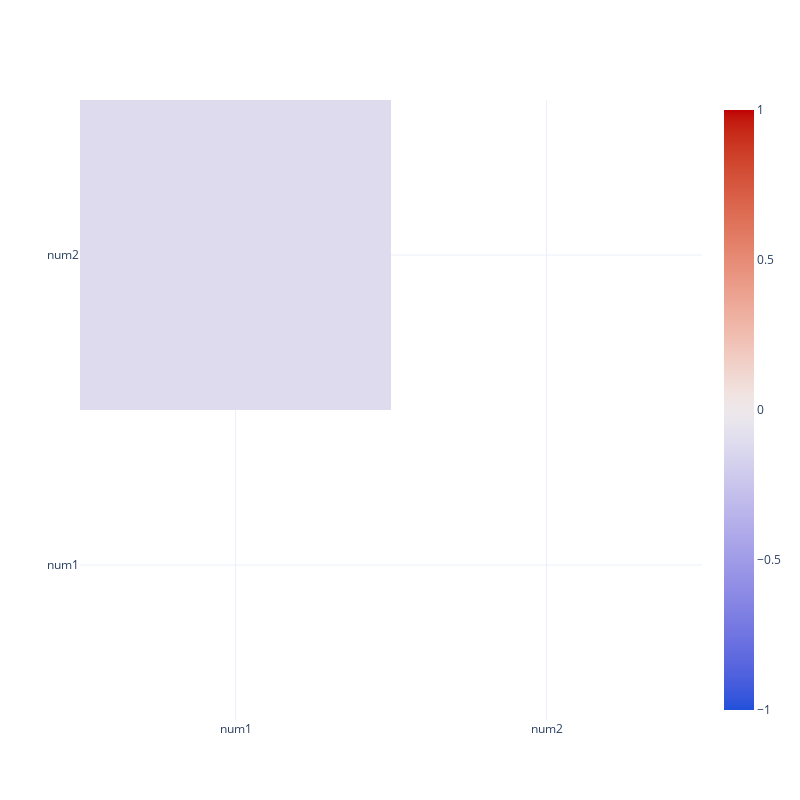

The notebook cell saved with this chart:
### Code cell
e.plot_corr_map(['num1', 'num2'])

### Figure 1 — Plotly figure (JSON) as saved in the notebook; plotly's stock layout.template omitted (floating-point values rounded to 4 significant figures; data arrays with more than 128 entries replaced by an {"elided": "..."} marker saying what was removed)
{"data": [{"colorscale": {"elided": "256x2 mixed values"}, "type": "heatmap", "x": ["num1", "num2"], "y": ["num1", "num2"], "z": [[null, null], [-0.1136, null]], "zmax": 1, "zmin": -1}], "layout": {"autosize": false, "height": 800, "width": 800}}
